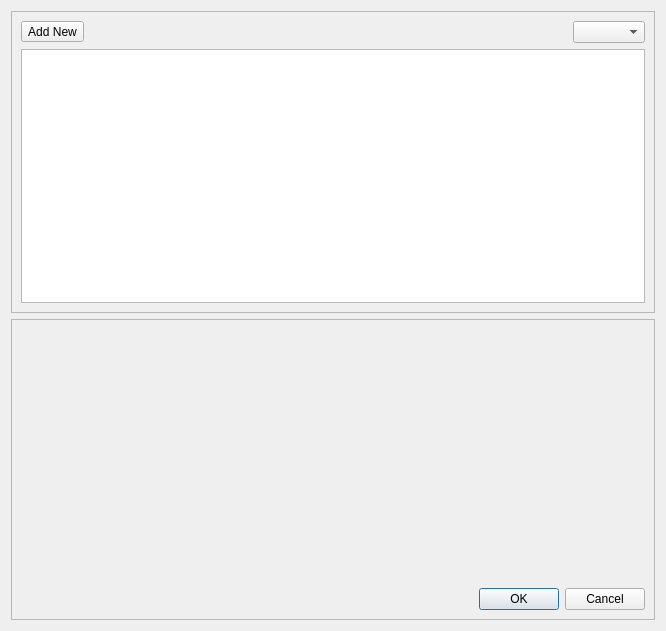
<?xml version="1.0" encoding="UTF-8"?>
<ui version="4.0">
 <class>MainWidget</class>
 <widget class="QWidget" name="MainWidget">
  <property name="geometry">
   <rect>
    <x>0</x>
    <y>0</y>
    <width>666</width>
    <height>631</height>
   </rect>
  </property>
  <property name="windowTitle">
   <string notr="true">MainWidget</string>
  </property>
  <layout class="QVBoxLayout" name="verticalLayout">
   <item>
    <widget class="QFrame" name="frameList">
     <property name="frameShape">
      <enum>QFrame::StyledPanel</enum>
     </property>
     <property name="frameShadow">
      <enum>QFrame::Raised</enum>
     </property>
     <layout class="QGridLayout" name="gridLayout_2">
      <item row="0" column="0">
       <layout class="QHBoxLayout" name="horizontalLayout_3">
        <item>
         <widget class="QToolButton" name="pushNew">
          <property name="text">
           <string>Add New</string>
          </property>
          <property name="popupMode">
           <enum>QToolButton::InstantPopup</enum>
          </property>
          <property name="toolButtonStyle">
           <enum>Qt::ToolButtonTextBesideIcon</enum>
          </property>
          <property name="arrowType">
           <enum>Qt::NoArrow</enum>
          </property>
         </widget>
        </item>
        <item>
         <spacer name="horizontalSpacer_2">
          <property name="orientation">
           <enum>Qt::Horizontal</enum>
          </property>
          <property name="sizeHint" stdset="0">
           <size>
            <width>40</width>
            <height>20</height>
           </size>
          </property>
         </spacer>
        </item>
        <item>
         <widget class="QComboBox" name="comboFilter"/>
        </item>
       </layout>
      </item>
      <item row="1" column="0">
       <widget class="QListWidget" name="listItems"/>
      </item>
     </layout>
    </widget>
   </item>
   <item>
    <widget class="QFrame" name="frameEdit">
     <property name="frameShape">
      <enum>QFrame::StyledPanel</enum>
     </property>
     <property name="frameShadow">
      <enum>QFrame::Raised</enum>
     </property>
     <layout class="QGridLayout" name="gridLayout_3">
      <item row="1" column="0">
       <widget class="QDialogButtonBox" name="buttonBox">
        <property name="standardButtons">
         <set>QDialogButtonBox::Cancel|QDialogButtonBox::Ok</set>
        </property>
       </widget>
      </item>
      <item row="0" column="0">
       <widget class="QScrollArea" name="scrollWidget">
        <property name="frameShape">
         <enum>QFrame::NoFrame</enum>
        </property>
        <property name="frameShadow">
         <enum>QFrame::Plain</enum>
        </property>
        <property name="widgetResizable">
         <bool>true</bool>
        </property>
        <widget class="QWidget" name="scrollAreaWidgetContents">
         <property name="geometry">
          <rect>
           <x>0</x>
           <y>0</y>
           <width>638</width>
           <height>252</height>
          </rect>
         </property>
         <layout class="QGridLayout" name="gridLayout">
          <item row="0" column="0">
           <widget class="QFrame" name="frameWidget">
            <property name="frameShape">
             <enum>QFrame::NoFrame</enum>
            </property>
            <property name="frameShadow">
             <enum>QFrame::Raised</enum>
            </property>
           </widget>
          </item>
         </layout>
        </widget>
       </widget>
      </item>
     </layout>
    </widget>
   </item>
  </layout>
 </widget>
 <tabstops>
  <tabstop>comboFilter</tabstop>
  <tabstop>listItems</tabstop>
  <tabstop>buttonBox</tabstop>
 </tabstops>
 <resources/>
 <connections/>
</ui>
